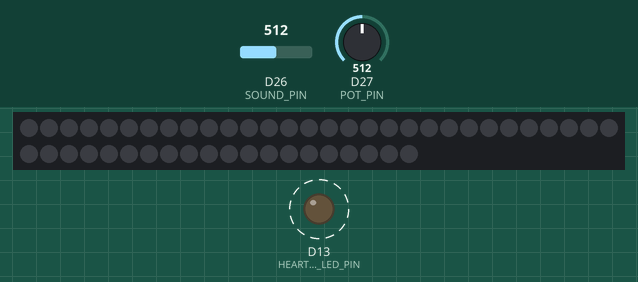
This sketch was run on a simulated Arduino Due. Shown: 50 RGB LEDs in strip order, left to right, continuing on the next row, output pins drawn as LEDs (lit = HIGH). Dashed ring = blinking. Inputs (shaded band) come from the test bench; at power-on: D26 (SOUND_PIN) = 512, D27 (POT_PIN) = 512 (analog values on the 0–1023 scale). What the sketch prints to the serial monitor is not drawn.

Above: at 0.3 s.
Timing chart, 0 to 3.2 s (numbered marks = the images above):
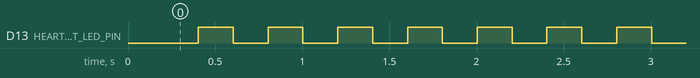

The sketch:

voice_activated_light_v1.ino
```cpp
/*
  Voice Activated Light - for Makers of Imaginary Worlds

  This code is for the Adafruit Feather RP2040 SCORPIO - 8 Channel NeoPixel Driver board.

  Device 1:
  Sound sensor - to control LED colours when sound is heard.
  LEDs are on three strands each with 20 LEDs.
  Sound volume will set how many lights turn on. Lights will turn on a twinkle for 5 seconds then fade out unless volume has increased.
  Each strand has two different colours to twinkle between.

  Sensor used:
  https://wiki.seeedstudio.com/Grove-Loudness_Sensor/
  Uses connector on pin A0.

  Potentiometer on pin A1 - Sets sensitivity of maximum

  LED x 3 are on LED outputs 0/1/2
  Testing - LEDs are on pin GP15

*/
#include <Arduino.h>
#include <EEPROM.h>
#include <Adafruit_NeoPixel.h>
#include <stdint.h>

#include "Config.h"

// ******** This is for Scheduling Tasks **************************
// Must include this library from Arduino IDE Library Manager
// https://github.com/arkhipenko/TaskScheduler
#include <TaskScheduler.h>
// Callback methods prototypes
void t1Callback();
void t1SCallback();
Task t1     (5 * TASK_MILLISECOND, TASK_FOREVER,  &t1Callback);         // Sample as base rate of 10Hz
Task t1S    (200 * TASK_MILLISECOND, TASK_FOREVER, &t1SCallback);         // Send data every 500mS to display
Scheduler runner;

// Declare our NeoPixel strip object:
Adafruit_NeoPixel strip(LED_COUNT, LED_PIN, NEO_GRB + NEO_KHZ800);
// Argument 1 = Number of pixels in NeoPixel strip
// Argument 2 = Arduino pin number (most are valid)
// Argument 3 = Pixel type flags, add together as needed:
//   NEO_KHZ800  800 KHz bitstream (most NeoPixel products w/WS2812 LEDs)
//   NEO_KHZ400  400 KHz (classic 'v1' (not v2) FLORA pixels, WS2811 drivers)
//   NEO_GRB     Pixels are wired for GRB bitstream (most NeoPixel products)
//   NEO_RGB     Pixels are wired for RGB bitstream (v1 FLORA pixels, not v2)
//   NEO_RGBW    Pixels are wired for RGBW bitstream (NeoPixel RGBW products)

uint32_t  red = strip.Color(255, 0, 0); //red
uint32_t  orange = strip.Color(255, 135, 0); //orange
uint32_t  yellow = strip.Color(255, 255, 0); //yellow
uint32_t  green = strip.Color(0, 255, 0);//green
uint32_t  blue = strip.Color(0, 0, 255); //blue
uint32_t  cyan = strip.Color(0, 255, 255); //cyan
uint32_t  purple = strip.Color(128, 0, 128); //purple
//red->orange->yellow-> green-> blue->indigo->violet
uint32_t* RainbowColours[] = {&red, &orange, &yellow, &green, &blue, &cyan, &purple};


// *********** This is for the data holders *************************
volatile float sound_background[NUM_READINGS];    // This creates our background sound array (for averaging)
volatile float sound_sample;
volatile uint32_t sound_sample_holder;
volatile int sound_max;

volatile int data_counter_1s = 0;

int sound_sensitivity;

volatile bool led_trigger_flag = false;
volatile bool on_flag = false;
volatile int led_speed = 10;    // Speed for doing wipe - slow if quite, quick if loud

int leds_switched_on;    // This holds how many LEDs should be switched on with the current sound level.

void t1Callback()
{
  sound_sample_holder += analogRead(SOUND_PIN);
  data_counter_1s++;
}

void t1SCallback() {
  sound_sensitivity = analogRead(POT_PIN);
  sound_sensitivity = constrain(sound_sensitivity, 0, 4095);

  if (DEBUG == true)
  {
    Serial.print("SENSE:");
    Serial.println(sound_sensitivity);
  }

  if (!t1S.isFirstIteration())
  {
    sound_sample = (float)sound_sample_holder / (float)data_counter_1s;

    // Sort out the background sound array - shift it all along
    for (int y = 1; y <= NUM_READINGS; y++)
    {
      sound_background[NUM_READINGS - y ] = sound_background[NUM_READINGS - y - 1];
    }
    sound_background[0] = sound_sample;

    // Calculate the average background sound for past NUM_READINGS
    float sound_average = 0.0;
    for (int y = 0; y < NUM_READINGS; y++)
    {
      sound_average += sound_background[y];
    }
    sound_average = sound_average / (float)NUM_READINGS;

    if (DEBUG == true)
    {
      // Show the sound_background array
      for (int y = 0; y < NUM_READINGS; y++)
      {
        Serial.print(sound_background[y]);
        Serial.print(":");
      }
      Serial.print("N:\t");
      Serial.println(data_counter_1s);
      Serial.print("AVE:\t");
      Serial.print(sound_sample);
      Serial.print("\t BAK:\t");
      Serial.println(sound_average);
    }

    // Do LEDs need to be switched on?
    int sound_above = (sound_sample - sound_average);
    // here we can include mapping for the sensitivity
    // leds_switched_on  = map(sound_above, 0, sound_sensitivity, SOUND_MIN, SOUND_MAX); // FUTURE TESTING
    leds_switched_on  = map(sound_above, 0, 4095, SOUND_MIN, SOUND_MAX);
    leds_switched_on = constrain(leds_switched_on, SOUND_MIN, SOUND_MAX);

    if (DEBUG == true)
    {
      Serial.print("LED:\t");
      Serial.println(leds_switched_on);
    }

    // Reset everything for next sample period
    sound_max = 0;
    sound_sample_holder = 0;
    data_counter_1s = 0;   // Reset the counter
    digitalWrite(HEARTBEAT_LED_PIN, !digitalRead(HEARTBEAT_LED_PIN));
  }
}

void setup()
{
  strip.begin();           // INITIALIZE NeoPixel strip object (REQUIRED)
  strip.show();            // Turn OFF all pixels ASAP
  strip.setBrightness(255); // Set BRIGHTNESS to about 1/5 (max = 255)

  pinMode(HEARTBEAT_LED_PIN, OUTPUT);
  digitalWrite(HEARTBEAT_LED_PIN, LOW);
  Serial.begin(115200);
  delay(200);

  // Use external reference voltage for analog reads
  //analogReference(INTERNAL2V5);
  //analogReference(INTERNAL4V3);
  analogReadResolution(12); // Gives better resolution (default is 10).

  // Set up Scheduler:
  runner.init();
  Serial.print("Init scheduler->");
  runner.addTask(t1);
  runner.addTask(t1S);
  Serial.print("Added Tasks->");
  t1.enable();
  t1S.enable();
  Serial.println("Enabled Tasks");
  // Reset the sound_background array:
  for (int y = 0; y < NUM_READINGS; y++)
  {
    sound_background[y] = 0;
  }
}

void loop()
{
  // Deal with scheduled tasks
  runner.execute();

}
```

Config.h
```cpp
#pragma once

#include <Arduino.h>
#include <Adafruit_NeoPixel.h>

#define DEBUG                       true // Control if we see debug messages or not
#define HEARTBEAT_LED_PIN           LED_BUILTIN

#define SOUND_PIN     26    // Has the sound sensor on this pin
#define POT_PIN       27    // Has the sensitivity potentiometer on this pin

// Which pin on the Arduino is connected to the NeoPixels?
#define LED_PIN      15
#define LED_1_PIN    5
#define LED_2_PIN    6
#define LED_3_PIN    7

// How many NeoPixels are attached?
#define LED_COUNT   50

#define NUM_READINGS                50       //Number of readings to store in background buffer

#define SOUND_MIN                   0
#define SOUND_MAX                   20       // Number of levels to light

#define LED_SPEED_KNEE              100
#define LED_SPEED_MIN_1             200     // mS for quickest time - quiet sounds
#define LED_SPEED_MAX_1             800     // mS for slowest time - quiet sounds
#define LED_SPEED_MIN_2             10     // mS for quickest time - Loud sounds
#define LED_SPEED_MAX_2             100     // mS for slowest time - Loud sounds
```

Measured:
- by itself, D13 (HEARTBEAT_LED_PIN): alternates HIGH for 0.20 s and LOW for 0.20 s
